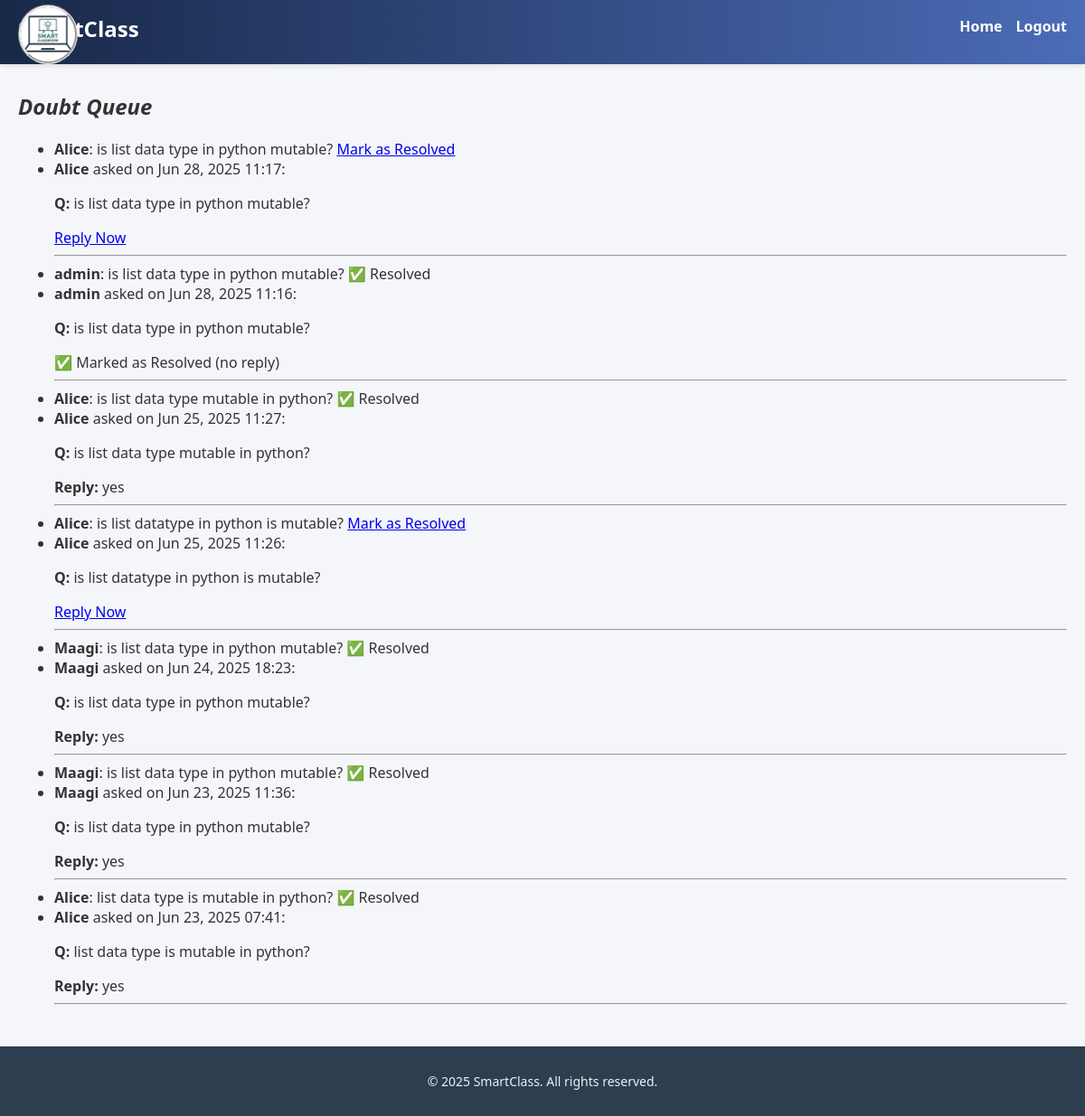
Page /teacher/manage-doubts/ (signed in) on the earlier database version.
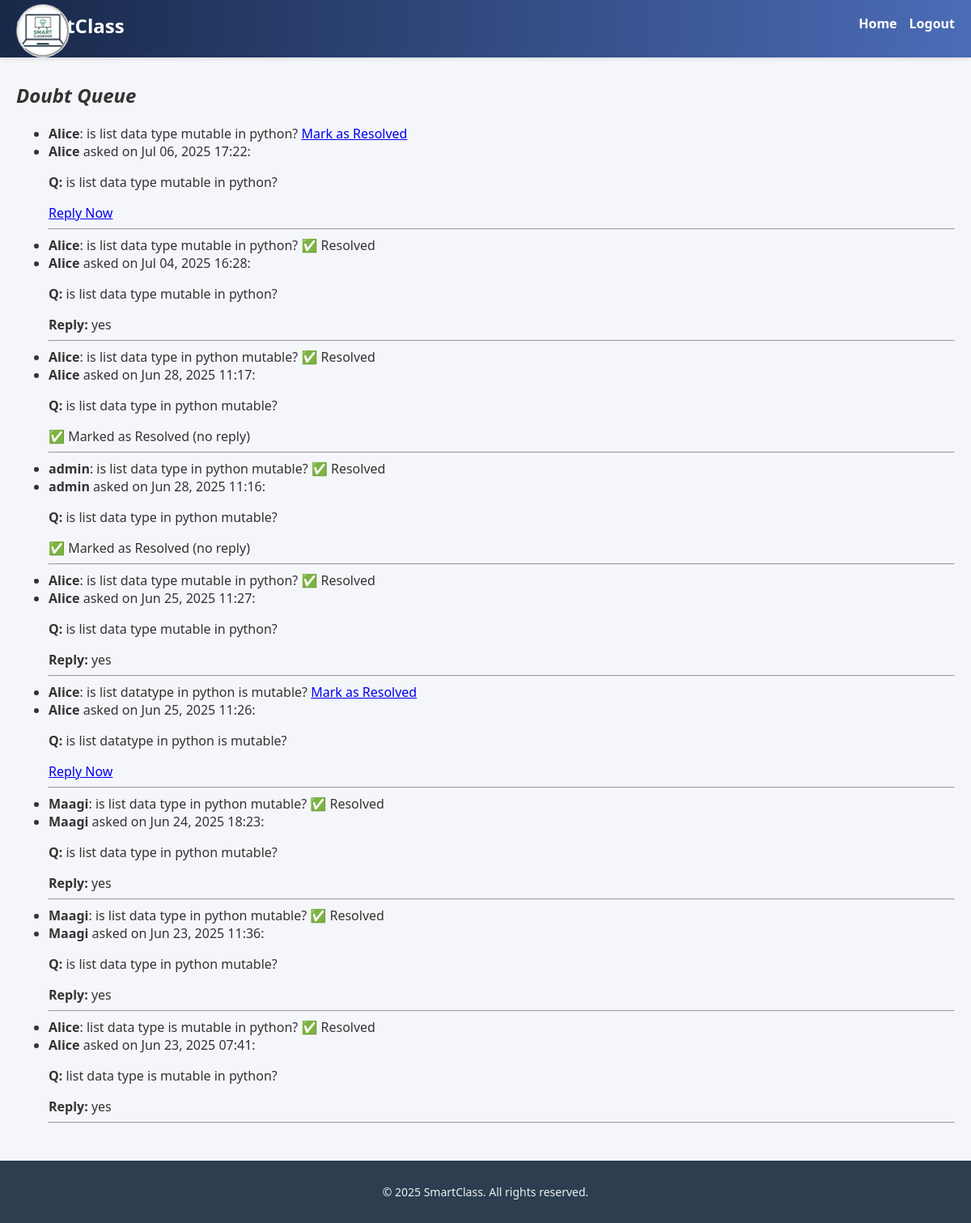
Same page on the later database version.
### core/models.py (models this page shows, shortened)
class Doubt(models.Model):
    student = models.ForeignKey(User, on_delete=models.CASCADE, related_name='doubts')
    teacher = models.ForeignKey(User, on_delete=models.CASCADE, related_name='assigned_doubts')
    question = models.TextField()
    reply = models.TextField(blank=True, null=True)
    created_at = models.DateTimeField(auto_now_add=True)
    is_resolved = models.BooleanField(default=False)

### core/views.py (the view)
# urls.py: path('teacher/manage-doubts/', views.manage_doubts, name='manage_doubts'),
@login_required
def manage_doubts(request):
    doubts = Doubt.objects.all().order_by('-created_at')
    return render(request, 'core/manage_doubts.html', {'doubts': doubts})

### core/templates/core/manage_doubts.html
{% extends "core/base.html" %}
{% block content %}
<h2 style="margin-top: 0%;font-style:italic ;">Doubt Queue</h2>
<ul>
  {% for doubt in doubts %}
    <li>
      <strong>{{ doubt.student.username }}</strong>: {{ doubt.question }}
      {% if not doubt.is_resolved %}
        <a href="{% url 'resolve_doubt' doubt.id %}">Mark as Resolved</a>
      {% else %}
        ✅ Resolved
      {% endif %}
    </li>
    <li>
  <strong>{{ doubt.student.username }}</strong> asked on {{ doubt.created_at|date:"M d, Y H:i" }}:<br>
<p class="question"><b>Q: </b>{{ doubt.question }}</p>
  {% if doubt.reply %}
    <strong>Reply:</strong> {{ doubt.reply }}
  {% elif not doubt.is_resolved %}
    <a href="{% url 'reply_doubt' doubt.id %}">Reply Now</a>
  {% else %}
    ✅ Marked as Resolved (no reply)
  {% endif %}
</li><hr>
  {% endfor %}
</ul>
{% endblock %}

Differences in the rows shown:
added Doubt: student.username "Alice", question "is list data type mutable in python?", is_resolved "Mark as Resolved", created_at "Jul 06, 2025 17:22"
added Doubt: student.username "Alice", question "is list data type mutable in python?", is_resolved "✅ Resolved", created_at "Jul 04, 2025 16:28", reply "yes"
changed Doubt "Jun 28, 2025 11:17": is_resolved "Mark as Resolved Reply Now" → "✅ Resolved ✅ Marked as Resolved (no reply)"
